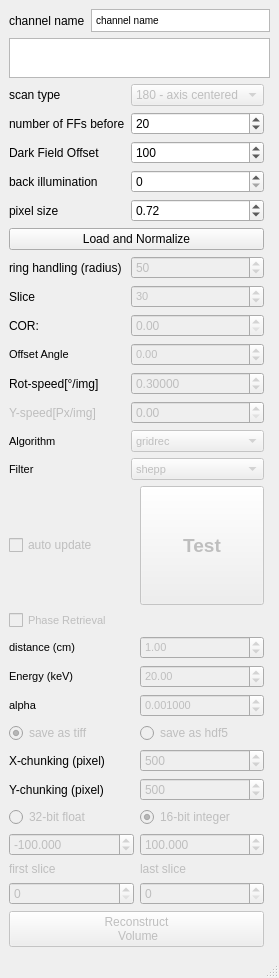
<?xml version="1.0" encoding="UTF-8"?>
<ui version="4.0">
 <class>MainWindow</class>
 <widget class="QMainWindow" name="MainWindow">
  <property name="geometry">
   <rect>
    <x>0</x>
    <y>0</y>
    <width>268</width>
    <height>978</height>
   </rect>
  </property>
  <property name="windowTitle">
   <string>MainWindow</string>
  </property>
  <widget class="QWidget" name="centralwidget">
   <layout class="QGridLayout" name="gridLayout">
    <item row="12" column="0">
     <widget class="QPushButton" name="pushReconstruct_all">
      <property name="enabled">
       <bool>false</bool>
      </property>
      <property name="text">
       <string>Reconstruct
 Volume</string>
      </property>
     </widget>
    </item>
    <item row="0" column="0" colspan="2">
     <layout class="QHBoxLayout" name="horizontalLayout_2">
      <item>
       <widget class="QLabel" name="label_17">
        <property name="text">
         <string>channel name</string>
        </property>
       </widget>
      </item>
      <item>
       <widget class="QTextBrowser" name="Qchannel_name">
        <property name="maximumSize">
         <size>
          <width>16777215</width>
          <height>23</height>
         </size>
        </property>
        <property name="html">
         <string>&lt;!DOCTYPE HTML PUBLIC &quot;-//W3C//DTD HTML 4.0//EN&quot; &quot;http://www.w3.org/TR/REC-html40/strict.dtd&quot;&gt;
&lt;html&gt;&lt;head&gt;&lt;meta name=&quot;qrichtext&quot; content=&quot;1&quot; /&gt;&lt;style type=&quot;text/css&quot;&gt;
p, li { white-space: pre-wrap; }
&lt;/style&gt;&lt;/head&gt;&lt;body style=&quot; font-family:'MS Shell Dlg 2'; font-size:8.25pt; font-weight:400; font-style:normal;&quot;&gt;
&lt;p style=&quot; margin-top:0px; margin-bottom:0px; margin-left:0px; margin-right:0px; -qt-block-indent:0; text-indent:0px;&quot;&gt;&lt;span style=&quot; font-size:7.8pt;&quot;&gt;channel name&lt;/span&gt;&lt;/p&gt;&lt;/body&gt;&lt;/html&gt;</string>
        </property>
       </widget>
      </item>
     </layout>
    </item>
    <item row="6" column="0">
     <layout class="QHBoxLayout" name="horizontalLayout">
      <item>
       <widget class="QCheckBox" name="auto_update">
        <property name="enabled">
         <bool>false</bool>
        </property>
        <property name="text">
         <string>auto update</string>
        </property>
       </widget>
      </item>
      <item>
       <widget class="QPushButton" name="pushReconstruct">
        <property name="enabled">
         <bool>false</bool>
        </property>
        <property name="sizePolicy">
         <sizepolicy hsizetype="Minimum" vsizetype="Preferred">
          <horstretch>0</horstretch>
          <verstretch>0</verstretch>
         </sizepolicy>
        </property>
        <property name="minimumSize">
         <size>
          <width>0</width>
          <height>30</height>
         </size>
        </property>
        <property name="font">
         <font>
          <pointsize>14</pointsize>
          <weight>75</weight>
          <bold>true</bold>
         </font>
        </property>
        <property name="text">
         <string>Test</string>
        </property>
       </widget>
      </item>
     </layout>
    </item>
    <item row="1" column="0" colspan="2">
     <widget class="QTextBrowser" name="Sample">
      <property name="maximumSize">
       <size>
        <width>16777215</width>
        <height>40</height>
       </size>
      </property>
      <property name="toolTip">
       <string>&lt;!DOCTYPE HTML PUBLIC &quot;-//W3C//DTD HTML 4.0//EN&quot; &quot;http://www.w3.org/TR/REC-html40/strict.dtd&quot;&gt;
&lt;html&gt;&lt;head&gt;&lt;meta name=&quot;qrichtext&quot; content=&quot;1&quot; /&gt;&lt;style type=&quot;text/css&quot;&gt;
p, li { white-space: pre-wrap; }
&lt;/style&gt;&lt;/head&gt;&lt;body style=&quot; font-family:'MS Shell Dlg 2'; font-size:7.8pt; font-weight:400; font-style:normal;&quot;&gt;
&lt;pre style=&quot; margin-top:12px; margin-bottom:12px; margin-left:0px; margin-right:0px; -qt-block-indent:0; text-indent:0px; background-color:#ffffff;&quot;&gt;&lt;span style=&quot; font-family:'Courier New'; background-color:#ffffff;&quot;&gt;Open ImageJ-PlugIn: EPICS AREA DETECTOR, &lt;/span&gt;&lt;/pre&gt;
&lt;pre style=&quot; margin-top:12px; margin-bottom:12px; margin-left:0px; margin-right:0px; -qt-block-indent:0; text-indent:0px; background-color:#ffffff;&quot;&gt;&lt;span style=&quot; font-family:'Courier New'; background-color:#ffffff;&quot;&gt;NTNDA-Viewer and look for the channel:&lt;/span&gt;&lt;/pre&gt;
&lt;pre style=&quot; margin-top:12px; margin-bottom:12px; margin-left:0px; margin-right:0px; -qt-block-indent:0; text-indent:0px; background-color:#ffffff;&quot;&gt;&lt;span style=&quot; font-family:'JetBrains Mono,monospace'; color:#000000;&quot;&gt;&amp;quot;BAMline:CTReco&amp;quot;&lt;/span&gt;&lt;/pre&gt;&lt;/body&gt;&lt;/html&gt;</string>
      </property>
      <property name="autoFillBackground">
       <bool>false</bool>
      </property>
      <property name="frameShape">
       <enum>QFrame::StyledPanel</enum>
      </property>
      <property name="frameShadow">
       <enum>QFrame::Sunken</enum>
      </property>
      <property name="lineWidth">
       <number>1</number>
      </property>
     </widget>
    </item>
    <item row="3" column="0">
     <layout class="QGridLayout" name="gridLayout_3">
      <item row="9" column="0">
       <widget class="QLabel" name="label_7">
        <property name="text">
         <string>Slice</string>
        </property>
       </widget>
      </item>
      <item row="3" column="0">
       <widget class="QLabel" name="label_13">
        <property name="text">
         <string>back illumination</string>
        </property>
       </widget>
      </item>
      <item row="0" column="0">
       <widget class="QLabel" name="label_18">
        <property name="text">
         <string>scan type</string>
        </property>
       </widget>
      </item>
      <item row="0" column="1">
       <widget class="QComboBox" name="comboBox_180_360">
        <property name="enabled">
         <bool>false</bool>
        </property>
        <item>
         <property name="text">
          <string>180 - axis centered</string>
         </property>
        </item>
        <item>
         <property name="text">
          <string>360 - axis left</string>
         </property>
        </item>
        <item>
         <property name="text">
          <string>360 - axis right</string>
         </property>
        </item>
       </widget>
      </item>
      <item row="3" column="1">
       <widget class="QSpinBox" name="spinBox_back_illumination">
        <property name="sizePolicy">
         <sizepolicy hsizetype="Minimum" vsizetype="Preferred">
          <horstretch>0</horstretch>
          <verstretch>0</verstretch>
         </sizepolicy>
        </property>
        <property name="toolTip">
         <string>&lt;html&gt;&lt;head/&gt;&lt;body&gt;&lt;p&gt;will be subtracted from the FFs only&lt;/p&gt;&lt;/body&gt;&lt;/html&gt;</string>
        </property>
        <property name="maximum">
         <number>65535</number>
        </property>
       </widget>
      </item>
      <item row="10" column="1">
       <widget class="QDoubleSpinBox" name="COR">
        <property name="enabled">
         <bool>false</bool>
        </property>
        <property name="sizePolicy">
         <sizepolicy hsizetype="Minimum" vsizetype="Preferred">
          <horstretch>0</horstretch>
          <verstretch>0</verstretch>
         </sizepolicy>
        </property>
        <property name="font">
         <font>
          <weight>50</weight>
          <bold>false</bold>
         </font>
        </property>
        <property name="maximum">
         <double>5000.000000000000000</double>
        </property>
        <property name="singleStep">
         <double>1.000000000000000</double>
        </property>
        <property name="value">
         <double>0.000000000000000</double>
        </property>
       </widget>
      </item>
      <item row="11" column="1">
       <widget class="QDoubleSpinBox" name="Offset_Angle">
        <property name="enabled">
         <bool>false</bool>
        </property>
        <property name="sizePolicy">
         <sizepolicy hsizetype="Minimum" vsizetype="Preferred">
          <horstretch>0</horstretch>
          <verstretch>0</verstretch>
         </sizepolicy>
        </property>
        <property name="font">
         <font>
          <pointsize>8</pointsize>
          <weight>50</weight>
          <bold>false</bold>
         </font>
        </property>
        <property name="alignment">
         <set>Qt::AlignLeading|Qt::AlignLeft|Qt::AlignVCenter</set>
        </property>
        <property name="minimum">
         <double>-360.000000000000000</double>
        </property>
        <property name="maximum">
         <double>360.000000000000000</double>
        </property>
       </widget>
      </item>
      <item row="9" column="1">
       <widget class="QSpinBox" name="slice_number">
        <property name="enabled">
         <bool>false</bool>
        </property>
        <property name="sizePolicy">
         <sizepolicy hsizetype="Minimum" vsizetype="Preferred">
          <horstretch>0</horstretch>
          <verstretch>0</verstretch>
         </sizepolicy>
        </property>
        <property name="font">
         <font>
          <pointsize>8</pointsize>
          <weight>50</weight>
          <bold>false</bold>
         </font>
        </property>
        <property name="value">
         <number>30</number>
        </property>
       </widget>
      </item>
      <item row="12" column="0">
       <widget class="QLabel" name="label">
        <property name="sizePolicy">
         <sizepolicy hsizetype="Fixed" vsizetype="Preferred">
          <horstretch>0</horstretch>
          <verstretch>0</verstretch>
         </sizepolicy>
        </property>
        <property name="text">
         <string>Rot-speed[°/img]</string>
        </property>
       </widget>
      </item>
      <item row="12" column="1">
       <widget class="QDoubleSpinBox" name="speed_W">
        <property name="enabled">
         <bool>false</bool>
        </property>
        <property name="sizePolicy">
         <sizepolicy hsizetype="Minimum" vsizetype="Preferred">
          <horstretch>0</horstretch>
          <verstretch>0</verstretch>
         </sizepolicy>
        </property>
        <property name="decimals">
         <number>5</number>
        </property>
        <property name="singleStep">
         <double>0.000100000000000</double>
        </property>
        <property name="value">
         <double>0.300000000000000</double>
        </property>
       </widget>
      </item>
      <item row="13" column="0">
       <widget class="QLabel" name="label_4">
        <property name="enabled">
         <bool>false</bool>
        </property>
        <property name="sizePolicy">
         <sizepolicy hsizetype="Fixed" vsizetype="Preferred">
          <horstretch>0</horstretch>
          <verstretch>0</verstretch>
         </sizepolicy>
        </property>
        <property name="text">
         <string>Y-speed[Px/img]</string>
        </property>
       </widget>
      </item>
      <item row="2" column="0">
       <widget class="QLabel" name="label_10">
        <property name="sizePolicy">
         <sizepolicy hsizetype="Fixed" vsizetype="Preferred">
          <horstretch>0</horstretch>
          <verstretch>0</verstretch>
         </sizepolicy>
        </property>
        <property name="toolTip">
         <string>&lt;html&gt;&lt;head/&gt;&lt;body&gt;&lt;p&gt;Subtracts this value from both, projection and flat field, before dividing them&lt;/p&gt;&lt;/body&gt;&lt;/html&gt;</string>
        </property>
        <property name="text">
         <string>Dark Field Offset</string>
        </property>
       </widget>
      </item>
      <item row="14" column="0">
       <widget class="QLabel" name="label_15">
        <property name="sizePolicy">
         <sizepolicy hsizetype="Fixed" vsizetype="Preferred">
          <horstretch>0</horstretch>
          <verstretch>0</verstretch>
         </sizepolicy>
        </property>
        <property name="font">
         <font>
          <pointsize>8</pointsize>
          <weight>50</weight>
          <bold>false</bold>
         </font>
        </property>
        <property name="text">
         <string>Algorithm</string>
        </property>
       </widget>
      </item>
      <item row="15" column="0">
       <widget class="QLabel" name="label_16">
        <property name="sizePolicy">
         <sizepolicy hsizetype="Fixed" vsizetype="Preferred">
          <horstretch>0</horstretch>
          <verstretch>0</verstretch>
         </sizepolicy>
        </property>
        <property name="font">
         <font>
          <pointsize>8</pointsize>
          <weight>50</weight>
          <bold>false</bold>
         </font>
        </property>
        <property name="text">
         <string>Filter</string>
        </property>
       </widget>
      </item>
      <item row="7" column="0" colspan="2">
       <widget class="QPushButton" name="pushLoad">
        <property name="sizePolicy">
         <sizepolicy hsizetype="Minimum" vsizetype="Preferred">
          <horstretch>0</horstretch>
          <verstretch>0</verstretch>
         </sizepolicy>
        </property>
        <property name="text">
         <string>Load and Normalize</string>
        </property>
       </widget>
      </item>
      <item row="10" column="0">
       <widget class="QLabel" name="label_3">
        <property name="sizePolicy">
         <sizepolicy hsizetype="Fixed" vsizetype="Preferred">
          <horstretch>0</horstretch>
          <verstretch>0</verstretch>
         </sizepolicy>
        </property>
        <property name="text">
         <string>COR:</string>
        </property>
       </widget>
      </item>
      <item row="14" column="1">
       <widget class="QComboBox" name="algorithm_list">
        <property name="enabled">
         <bool>false</bool>
        </property>
        <property name="sizePolicy">
         <sizepolicy hsizetype="Minimum" vsizetype="Preferred">
          <horstretch>0</horstretch>
          <verstretch>0</verstretch>
         </sizepolicy>
        </property>
        <property name="font">
         <font>
          <pointsize>8</pointsize>
          <weight>50</weight>
          <bold>false</bold>
         </font>
        </property>
        <item>
         <property name="text">
          <string>gridrec</string>
         </property>
        </item>
        <item>
         <property name="text">
          <string>FBP_CUDA</string>
         </property>
        </item>
        <item>
         <property name="text">
          <string>art</string>
         </property>
        </item>
        <item>
         <property name="text">
          <string>bart</string>
         </property>
        </item>
        <item>
         <property name="text">
          <string>fbp</string>
         </property>
        </item>
        <item>
         <property name="text">
          <string>sirt</string>
         </property>
        </item>
        <item>
         <property name="text">
          <string>tv</string>
         </property>
        </item>
        <item>
         <property name="text">
          <string>grad</string>
         </property>
        </item>
        <item>
         <property name="text">
          <string>mlem</string>
         </property>
        </item>
        <item>
         <property name="text">
          <string>tikh</string>
         </property>
        </item>
        <item>
         <property name="text">
          <string>osem</string>
         </property>
        </item>
        <item>
         <property name="text">
          <string>pml_hybrid</string>
         </property>
        </item>
        <item>
         <property name="text">
          <string>pml_quad</string>
         </property>
        </item>
        <item>
         <property name="text">
          <string>ospml_hybrid</string>
         </property>
        </item>
        <item>
         <property name="text">
          <string>ospml_quad</string>
         </property>
        </item>
       </widget>
      </item>
      <item row="15" column="1">
       <widget class="QComboBox" name="filter_list">
        <property name="enabled">
         <bool>false</bool>
        </property>
        <property name="sizePolicy">
         <sizepolicy hsizetype="Minimum" vsizetype="Preferred">
          <horstretch>0</horstretch>
          <verstretch>0</verstretch>
         </sizepolicy>
        </property>
        <property name="font">
         <font>
          <pointsize>8</pointsize>
          <weight>50</weight>
          <bold>false</bold>
         </font>
        </property>
        <item>
         <property name="text">
          <string>shepp</string>
         </property>
        </item>
        <item>
         <property name="text">
          <string>ramlak</string>
         </property>
        </item>
        <item>
         <property name="text">
          <string>hann</string>
         </property>
        </item>
        <item>
         <property name="text">
          <string>hamming</string>
         </property>
        </item>
        <item>
         <property name="text">
          <string>parzen</string>
         </property>
        </item>
        <item>
         <property name="text">
          <string>butterworth</string>
         </property>
        </item>
        <item>
         <property name="text">
          <string>cosine</string>
         </property>
        </item>
        <item>
         <property name="text">
          <string>none</string>
         </property>
        </item>
       </widget>
      </item>
      <item row="8" column="0">
       <widget class="QLabel" name="label_8">
        <property name="sizePolicy">
         <sizepolicy hsizetype="Fixed" vsizetype="Preferred">
          <horstretch>0</horstretch>
          <verstretch>0</verstretch>
         </sizepolicy>
        </property>
        <property name="text">
         <string>ring handling (radius)</string>
        </property>
       </widget>
      </item>
      <item row="2" column="1">
       <widget class="QSpinBox" name="spinBox_DF">
        <property name="sizePolicy">
         <sizepolicy hsizetype="Minimum" vsizetype="Preferred">
          <horstretch>0</horstretch>
          <verstretch>0</verstretch>
         </sizepolicy>
        </property>
        <property name="toolTip">
         <string>&lt;html&gt;&lt;head/&gt;&lt;body&gt;&lt;p&gt;Subtracts this value from both, projection and flat field, before dividing them&lt;/p&gt;&lt;/body&gt;&lt;/html&gt;</string>
        </property>
        <property name="maximum">
         <number>65535</number>
        </property>
        <property name="value">
         <number>100</number>
        </property>
       </widget>
      </item>
      <item row="8" column="1">
       <widget class="QSpinBox" name="spinBox_ringradius">
        <property name="enabled">
         <bool>false</bool>
        </property>
        <property name="sizePolicy">
         <sizepolicy hsizetype="Minimum" vsizetype="Preferred">
          <horstretch>0</horstretch>
          <verstretch>0</verstretch>
         </sizepolicy>
        </property>
        <property name="maximum">
         <number>65535</number>
        </property>
        <property name="value">
         <number>50</number>
        </property>
       </widget>
      </item>
      <item row="13" column="1">
       <widget class="QDoubleSpinBox" name="speed_Y">
        <property name="enabled">
         <bool>false</bool>
        </property>
        <property name="sizePolicy">
         <sizepolicy hsizetype="Minimum" vsizetype="Preferred">
          <horstretch>0</horstretch>
          <verstretch>0</verstretch>
         </sizepolicy>
        </property>
       </widget>
      </item>
      <item row="11" column="0">
       <widget class="QLabel" name="label_9">
        <property name="sizePolicy">
         <sizepolicy hsizetype="Fixed" vsizetype="Preferred">
          <horstretch>0</horstretch>
          <verstretch>0</verstretch>
         </sizepolicy>
        </property>
        <property name="font">
         <font>
          <pointsize>8</pointsize>
          <weight>50</weight>
          <bold>false</bold>
         </font>
        </property>
        <property name="text">
         <string>Offset Angle</string>
        </property>
       </widget>
      </item>
      <item row="4" column="1">
       <widget class="QDoubleSpinBox" name="pixel_size">
        <property name="sizePolicy">
         <sizepolicy hsizetype="Minimum" vsizetype="Preferred">
          <horstretch>0</horstretch>
          <verstretch>0</verstretch>
         </sizepolicy>
        </property>
        <property name="singleStep">
         <double>0.010000000000000</double>
        </property>
        <property name="value">
         <double>0.720000000000000</double>
        </property>
       </widget>
      </item>
      <item row="4" column="0">
       <widget class="QLabel" name="label_14">
        <property name="text">
         <string>pixel size</string>
        </property>
       </widget>
      </item>
      <item row="1" column="1">
       <widget class="QSpinBox" name="spinBox_number_FFs">
        <property name="sizePolicy">
         <sizepolicy hsizetype="Minimum" vsizetype="Preferred">
          <horstretch>0</horstretch>
          <verstretch>0</verstretch>
         </sizepolicy>
        </property>
        <property name="maximum">
         <number>5000</number>
        </property>
        <property name="value">
         <number>20</number>
        </property>
       </widget>
      </item>
      <item row="1" column="0">
       <widget class="QLabel" name="label_2">
        <property name="sizePolicy">
         <sizepolicy hsizetype="Fixed" vsizetype="Preferred">
          <horstretch>0</horstretch>
          <verstretch>0</verstretch>
         </sizepolicy>
        </property>
        <property name="text">
         <string>number of FFs before</string>
        </property>
       </widget>
      </item>
     </layout>
    </item>
    <item row="10" column="0">
     <layout class="QGridLayout" name="gridLayout_8">
      <item row="5" column="1">
       <widget class="QSpinBox" name="hdf_chunking_x">
        <property name="enabled">
         <bool>false</bool>
        </property>
        <property name="sizePolicy">
         <sizepolicy hsizetype="Minimum" vsizetype="Preferred">
          <horstretch>0</horstretch>
          <verstretch>0</verstretch>
         </sizepolicy>
        </property>
        <property name="maximum">
         <number>99999</number>
        </property>
        <property name="value">
         <number>500</number>
        </property>
       </widget>
      </item>
      <item row="5" column="0">
       <widget class="QLabel" name="label_11">
        <property name="text">
         <string>X-chunking (pixel)</string>
        </property>
       </widget>
      </item>
      <item row="3" column="0">
       <widget class="QLabel" name="label_alpha_2">
        <property name="enabled">
         <bool>true</bool>
        </property>
        <property name="sizePolicy">
         <sizepolicy hsizetype="Minimum" vsizetype="Minimum">
          <horstretch>0</horstretch>
          <verstretch>0</verstretch>
         </sizepolicy>
        </property>
        <property name="font">
         <font>
          <pointsize>8</pointsize>
          <weight>50</weight>
          <bold>false</bold>
         </font>
        </property>
        <property name="text">
         <string>alpha</string>
        </property>
       </widget>
      </item>
      <item row="0" column="0" colspan="2">
       <widget class="QCheckBox" name="checkBox_phase_2">
        <property name="enabled">
         <bool>false</bool>
        </property>
        <property name="sizePolicy">
         <sizepolicy hsizetype="Minimum" vsizetype="Preferred">
          <horstretch>0</horstretch>
          <verstretch>0</verstretch>
         </sizepolicy>
        </property>
        <property name="font">
         <font>
          <pointsize>8</pointsize>
          <weight>50</weight>
          <bold>false</bold>
         </font>
        </property>
        <property name="text">
         <string>Phase Retrieval</string>
        </property>
       </widget>
      </item>
      <item row="3" column="1">
       <widget class="QDoubleSpinBox" name="doubleSpinBox_alpha_2">
        <property name="enabled">
         <bool>false</bool>
        </property>
        <property name="sizePolicy">
         <sizepolicy hsizetype="Minimum" vsizetype="Preferred">
          <horstretch>0</horstretch>
          <verstretch>0</verstretch>
         </sizepolicy>
        </property>
        <property name="font">
         <font>
          <pointsize>8</pointsize>
          <weight>50</weight>
          <bold>false</bold>
         </font>
        </property>
        <property name="decimals">
         <number>6</number>
        </property>
        <property name="singleStep">
         <double>0.000100000000000</double>
        </property>
        <property name="value">
         <double>0.001000000000000</double>
        </property>
       </widget>
      </item>
      <item row="9" column="1">
       <widget class="QLabel" name="label_6">
        <property name="enabled">
         <bool>false</bool>
        </property>
        <property name="sizePolicy">
         <sizepolicy hsizetype="Minimum" vsizetype="Minimum">
          <horstretch>0</horstretch>
          <verstretch>0</verstretch>
         </sizepolicy>
        </property>
        <property name="text">
         <string>last slice</string>
        </property>
       </widget>
      </item>
      <item row="2" column="0">
       <widget class="QLabel" name="label_Energy_2">
        <property name="enabled">
         <bool>true</bool>
        </property>
        <property name="sizePolicy">
         <sizepolicy hsizetype="Minimum" vsizetype="Minimum">
          <horstretch>0</horstretch>
          <verstretch>0</verstretch>
         </sizepolicy>
        </property>
        <property name="font">
         <font>
          <pointsize>8</pointsize>
          <weight>50</weight>
          <bold>false</bold>
         </font>
        </property>
        <property name="text">
         <string>Energy (keV)</string>
        </property>
       </widget>
      </item>
      <item row="2" column="1">
       <widget class="QDoubleSpinBox" name="doubleSpinBox_Energy_2">
        <property name="enabled">
         <bool>false</bool>
        </property>
        <property name="sizePolicy">
         <sizepolicy hsizetype="Minimum" vsizetype="Preferred">
          <horstretch>0</horstretch>
          <verstretch>0</verstretch>
         </sizepolicy>
        </property>
        <property name="font">
         <font>
          <pointsize>8</pointsize>
          <weight>50</weight>
          <bold>false</bold>
         </font>
        </property>
        <property name="minimum">
         <double>1.000000000000000</double>
        </property>
        <property name="maximum">
         <double>100.000000000000000</double>
        </property>
        <property name="value">
         <double>20.000000000000000</double>
        </property>
       </widget>
      </item>
      <item row="1" column="0">
       <widget class="QLabel" name="label_distance_2">
        <property name="enabled">
         <bool>true</bool>
        </property>
        <property name="sizePolicy">
         <sizepolicy hsizetype="Minimum" vsizetype="Minimum">
          <horstretch>0</horstretch>
          <verstretch>0</verstretch>
         </sizepolicy>
        </property>
        <property name="font">
         <font>
          <pointsize>8</pointsize>
          <weight>50</weight>
          <bold>false</bold>
         </font>
        </property>
        <property name="text">
         <string>distance (cm)</string>
        </property>
       </widget>
      </item>
      <item row="1" column="1">
       <widget class="QDoubleSpinBox" name="doubleSpinBox_distance_2">
        <property name="enabled">
         <bool>false</bool>
        </property>
        <property name="sizePolicy">
         <sizepolicy hsizetype="Minimum" vsizetype="Preferred">
          <horstretch>0</horstretch>
          <verstretch>0</verstretch>
         </sizepolicy>
        </property>
        <property name="font">
         <font>
          <pointsize>8</pointsize>
          <weight>50</weight>
          <bold>false</bold>
         </font>
        </property>
        <property name="maximum">
         <double>5000.000000000000000</double>
        </property>
        <property name="value">
         <double>1.000000000000000</double>
        </property>
       </widget>
      </item>
      <item row="8" column="0">
       <widget class="QDoubleSpinBox" name="int_low">
        <property name="enabled">
         <bool>false</bool>
        </property>
        <property name="sizePolicy">
         <sizepolicy hsizetype="Minimum" vsizetype="Preferred">
          <horstretch>0</horstretch>
          <verstretch>0</verstretch>
         </sizepolicy>
        </property>
        <property name="decimals">
         <number>3</number>
        </property>
        <property name="minimum">
         <double>-65535.000000000000000</double>
        </property>
        <property name="maximum">
         <double>65535.000000000000000</double>
        </property>
        <property name="singleStep">
         <double>1.000000000000000</double>
        </property>
        <property name="value">
         <double>-100.000000000000000</double>
        </property>
       </widget>
      </item>
      <item row="9" column="0">
       <widget class="QLabel" name="label_5">
        <property name="enabled">
         <bool>false</bool>
        </property>
        <property name="sizePolicy">
         <sizepolicy hsizetype="Minimum" vsizetype="Minimum">
          <horstretch>0</horstretch>
          <verstretch>0</verstretch>
         </sizepolicy>
        </property>
        <property name="text">
         <string>first slice</string>
        </property>
       </widget>
      </item>
      <item row="7" column="1">
       <widget class="QRadioButton" name="radioButton_16bit_integer">
        <property name="enabled">
         <bool>false</bool>
        </property>
        <property name="text">
         <string>16-bit integer</string>
        </property>
        <property name="checked">
         <bool>true</bool>
        </property>
        <attribute name="buttonGroup">
         <string notr="true">buttonGroup16_32bit</string>
        </attribute>
       </widget>
      </item>
      <item row="4" column="1">
       <widget class="QRadioButton" name="save_hdf5">
        <property name="enabled">
         <bool>false</bool>
        </property>
        <property name="text">
         <string>save as hdf5</string>
        </property>
        <property name="checked">
         <bool>false</bool>
        </property>
        <attribute name="buttonGroup">
         <string notr="true">save_tif_hdf5</string>
        </attribute>
       </widget>
      </item>
      <item row="8" column="1">
       <widget class="QDoubleSpinBox" name="int_high">
        <property name="enabled">
         <bool>false</bool>
        </property>
        <property name="sizePolicy">
         <sizepolicy hsizetype="Minimum" vsizetype="Preferred">
          <horstretch>0</horstretch>
          <verstretch>0</verstretch>
         </sizepolicy>
        </property>
        <property name="decimals">
         <number>3</number>
        </property>
        <property name="minimum">
         <double>-65535.000000000000000</double>
        </property>
        <property name="maximum">
         <double>65535.000000000000000</double>
        </property>
        <property name="singleStep">
         <double>1.000000000000000</double>
        </property>
        <property name="value">
         <double>100.000000000000000</double>
        </property>
       </widget>
      </item>
      <item row="10" column="0">
       <widget class="QSpinBox" name="spinBox_first">
        <property name="enabled">
         <bool>false</bool>
        </property>
        <property name="maximum">
         <number>999999</number>
        </property>
       </widget>
      </item>
      <item row="7" column="0">
       <widget class="QRadioButton" name="radioButton_32bit_float">
        <property name="enabled">
         <bool>false</bool>
        </property>
        <property name="text">
         <string>32-bit float</string>
        </property>
        <property name="checked">
         <bool>false</bool>
        </property>
        <attribute name="buttonGroup">
         <string notr="true">buttonGroup16_32bit</string>
        </attribute>
       </widget>
      </item>
      <item row="4" column="0">
       <widget class="QRadioButton" name="save_tiff">
        <property name="enabled">
         <bool>false</bool>
        </property>
        <property name="text">
         <string>save as tiff</string>
        </property>
        <property name="checked">
         <bool>true</bool>
        </property>
        <attribute name="buttonGroup">
         <string notr="true">save_tif_hdf5</string>
        </attribute>
       </widget>
      </item>
      <item row="10" column="1">
       <widget class="QSpinBox" name="spinBox_last">
        <property name="enabled">
         <bool>false</bool>
        </property>
        <property name="maximum">
         <number>999999</number>
        </property>
       </widget>
      </item>
      <item row="6" column="0">
       <widget class="QLabel" name="label_12">
        <property name="text">
         <string>Y-chunking (pixel)</string>
        </property>
       </widget>
      </item>
      <item row="6" column="1">
       <widget class="QSpinBox" name="hdf_chunking_y">
        <property name="enabled">
         <bool>false</bool>
        </property>
        <property name="sizePolicy">
         <sizepolicy hsizetype="Minimum" vsizetype="Preferred">
          <horstretch>0</horstretch>
          <verstretch>0</verstretch>
         </sizepolicy>
        </property>
        <property name="maximum">
         <number>99999</number>
        </property>
        <property name="value">
         <number>500</number>
        </property>
       </widget>
      </item>
     </layout>
    </item>
   </layout>
  </widget>
  <widget class="QMenuBar" name="menubar">
   <property name="geometry">
    <rect>
     <x>0</x>
     <y>0</y>
     <width>268</width>
     <height>21</height>
    </rect>
   </property>
  </widget>
  <widget class="QStatusBar" name="statusbar"/>
 </widget>
 <resources/>
 <connections/>
 <buttongroups>
  <buttongroup name="save_tif_hdf5"/>
  <buttongroup name="buttonGroup16_32bit"/>
 </buttongroups>
</ui>
